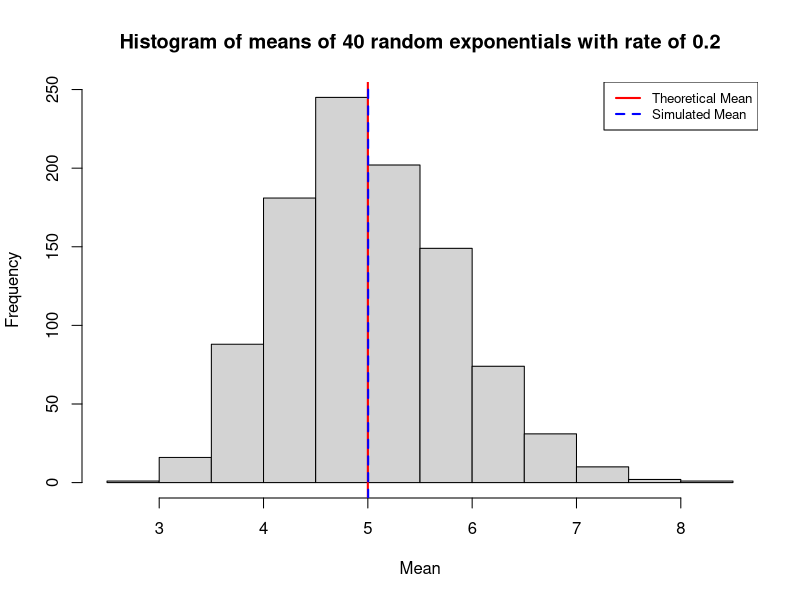
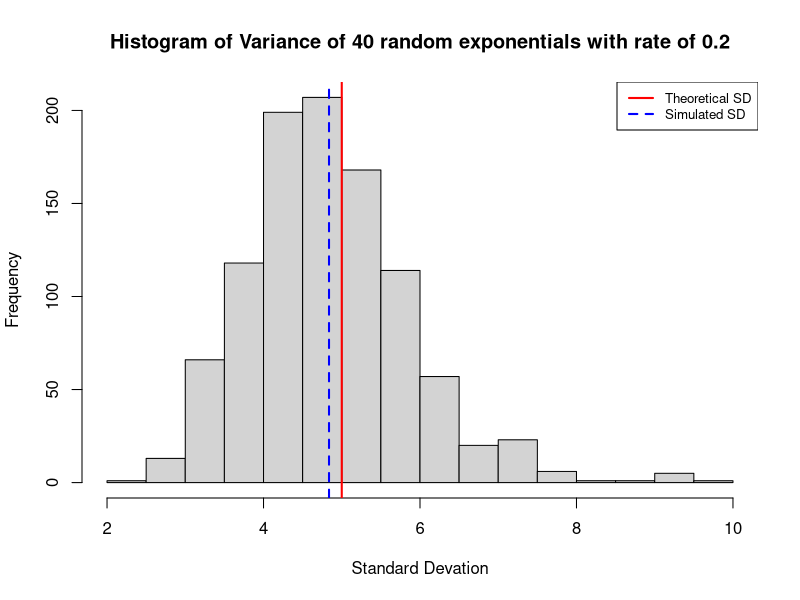
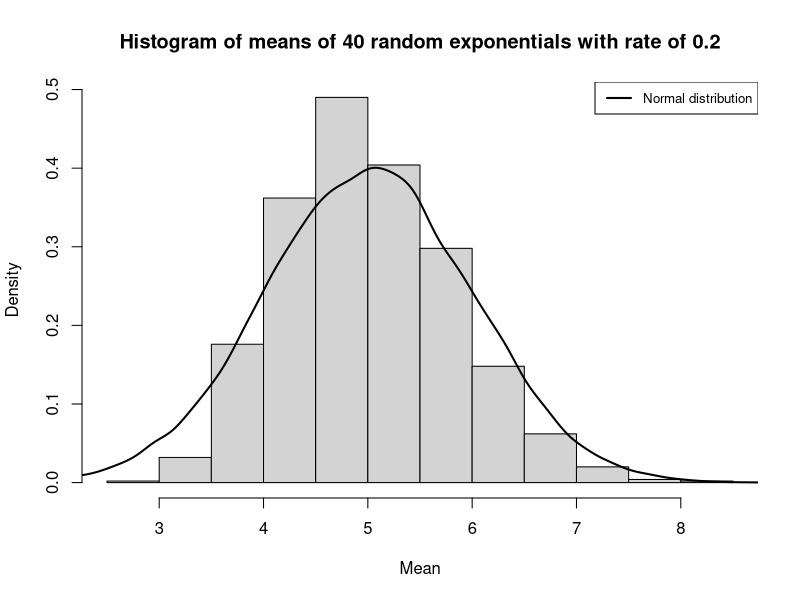
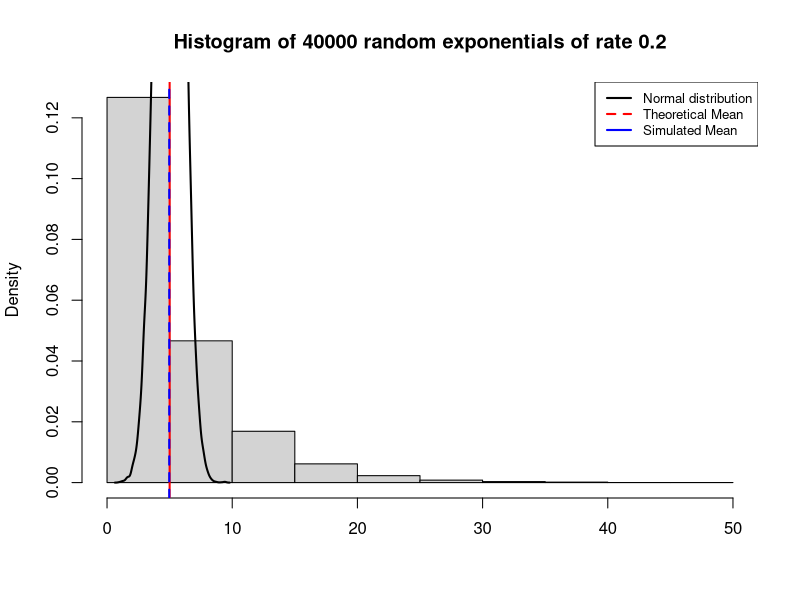

Write the R code that produced these figures, in order.
## ---- chunk 1
knitr::opts_chunk$set(echo = TRUE)
## ---- chunk 2
# set rate parameter
lambda = 0.2
# calculate theoretical mean / sd
theo_mean =  1/lambda
theo_sd = 1/lambda
## ---- chunk 3
# simulate 1000 averages of 40 random exponentials
means = NULL
for (i in 1:1000) means = c(means, mean(rexp(40, lambda)))
# plot the histogram
hist(means, xlab = "Mean",
     main = "Histogram of means of 40 random exponentials with rate of 0.2")
# add vertical line for theoretical and simulated mean
abline(v = theo_mean, lwd = 2, col = "red")
abline(v = mean(means), lwd = 2, col = "blue", lty = 2)
# add legend
legend("topright", legend = c("Theoretical Mean", "Simulated Mean"),
       lty = c(1, 2), col = c("red", "blue"), lwd = 2, cex = 0.8)
## ---- chunk 4
#caluclate SD of 1000 samples of 40 random exponentials
sds = NULL
for (i in 1:1000) sds = c(sds, sd(rexp(40, lambda)))
hist(sds , xlab = "Standard Devation", 
     main = "Histogram of Variance of 40 random exponentials with rate of 0.2")
#add vertical lines for theoretical and simulated 
abline(v = theo_sd, lwd = 2, lty = 1, col = "red")
abline(v = mean(sds), lwd = 2, lty = 2, col = "blue")
# add legend
legend("topright", legend = c("Theoretical SD", "Simulated SD"),  lty = c(1, 2), 
       col = c("red", "blue"), lwd = 2, cex = 0.8)
## ---- chunk 5
#simulate 10,000 random normals with mean of theoretical mean, sd = 1
rnorms <- rnorm(40000, mean = theo_mean, sd = 1)
#histgram of means
hist(means, probability = TRUE, xlab = "Mean",
     main = "Histogram of means of 40 random exponentials with rate of 0.2")
#overlay an approximate normal distribution
lines(density(rnorms),  lwd = 2, col = "black")
#add legend
legend("topright", legend = c("Normal distribution"), lty = c(1), 
       col = c("black"), lwd = 2, cex = 0.8)
## ---- chunk 6
#generate large number of random exponentials
large_exp <- rexp(40000, lambda)
#plot histogram of them
hist(large_exp, probability = TRUE, xlab = NULL,
     main = "Histogram of 40000 random exponentials of rate 0.2")
#overlay the means and normal distribution
abline(v = theo_mean, lwd = 2, col = "red")
abline(v = mean(large_exp), lwd = 2, lty = 2, col ="blue")
lines(density(rnorms),  lwd = 2, col = "black")
#add legend
legend("topright",  legend = c("Normal distribution", "Theoretical Mean",
       "Simulated Mean"), lty = c(1, 2, 1), col = c("black", "red", "blue"),
       lwd = 2, cex = 0.8)
